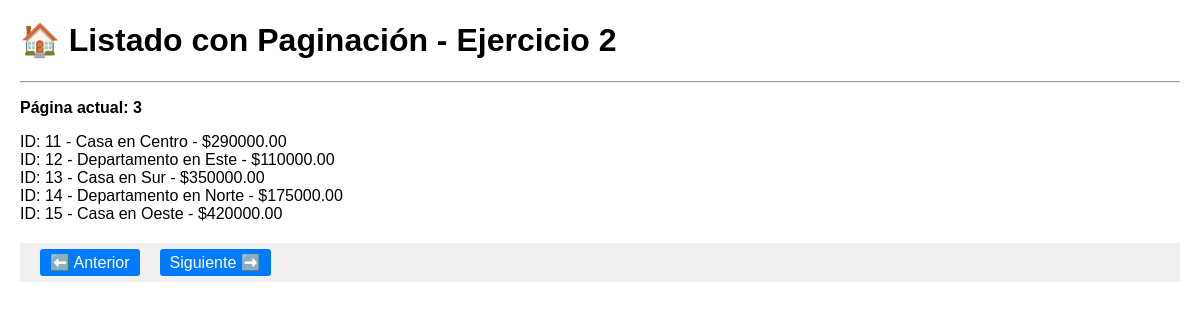
The app's page /ejercicio2_paginacion.php?pagina=3 with its own data.
### tables this page shows
CREATE TABLE viviendas (
    id INT(3) AUTO_INCREMENT PRIMARY KEY,
    tipo VARCHAR(15),
    zona VARCHAR(15),
    direccion VARCHAR(30),
    dormitorios INT(1),
    precio FLOAT(10,2),
    tamano INT(5),
    extras SET('Piscina','Jardín','Garage')
);

### ejercicio2_paginacion.php (the view, shortened to what this page needs)
<!DOCTYPE html>
<html lang="es">
<head>
</head>
<body>
    <h1>🏠 Listado con Paginación - Ejercicio 2</h1>
    <hr>
<?php
$conexion = mysqli_connect("localhost", "root", "", "inmobiliaria")
    or die("Problemas con la conexión");
$pagina = isset($_GET['pagina']) ? (int)$_GET['pagina'] : 1;
$registrosPorPagina = 5;
$comienzo = ($pagina - 1) * $registrosPorPagina;
$registros = mysqli_query($conexion,
    "SELECT * FROM viviendas LIMIT $comienzo, $registrosPorPagina")
    or die("Problemas en la consulta: " . mysqli_error($conexion));
echo "<p><strong>Página actual: $pagina</strong></p>";
while ($reg = mysqli_fetch_array($registros)) {
    echo "ID: " . $reg['id'] . " - " . $reg['tipo'] . " en " . $reg['zona'] . " - $" . $reg['precio'] . "<br>";
}
echo "<div class='navegacion'>";
if ($pagina > 1) {
    echo "<a href='ejercicio2_paginacion.php?pagina=" . ($pagina - 1) . "'>⬅️ Anterior</a>";
} else {
    echo "<a class='disabled'>⬅️ Anterior</a>";
}
echo "<a href='ejercicio2_paginacion.php?pagina=" . ($pagina + 1) . "'>Siguiente ➡️</a>";
echo "</div>";
?>
</body>
</html>

### ejercicio2_paginacion.php (style rules this page uses)
body { font-family: Arial, sans-serif; margin: 20px; }
.navegacion { margin-top: 20px; padding: 10px; background-color: #f0f0f0; }
.navegacion a { margin: 0 10px; padding: 5px 10px; background-color: #007bff; color: white; text-decoration: none; border-radius: 3px; }

### records on screen
viviendas: id "11", tipo "Casa", zona "Centro", precio "290000.00"
viviendas: id "12", tipo "Departamento", zona "Este", precio "110000.00"
viviendas: id "13", tipo "Casa", zona "Sur", precio "350000.00"
viviendas: id "14", tipo "Departamento", zona "Norte", precio "175000.00"
viviendas: id "15", tipo "Casa", zona "Oeste", precio "420000.00"

### other values on screen
$pagina "3"
